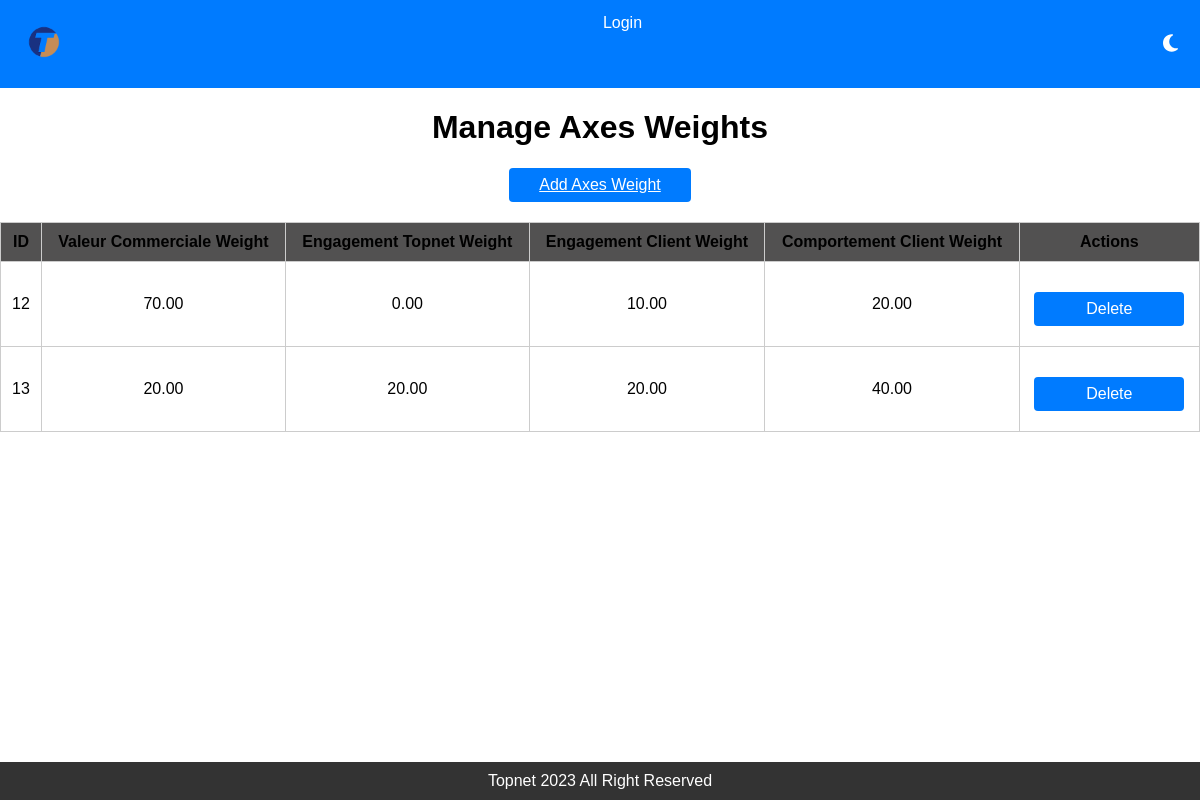
Page /user/axes_weight_list/ on the earlier database version.
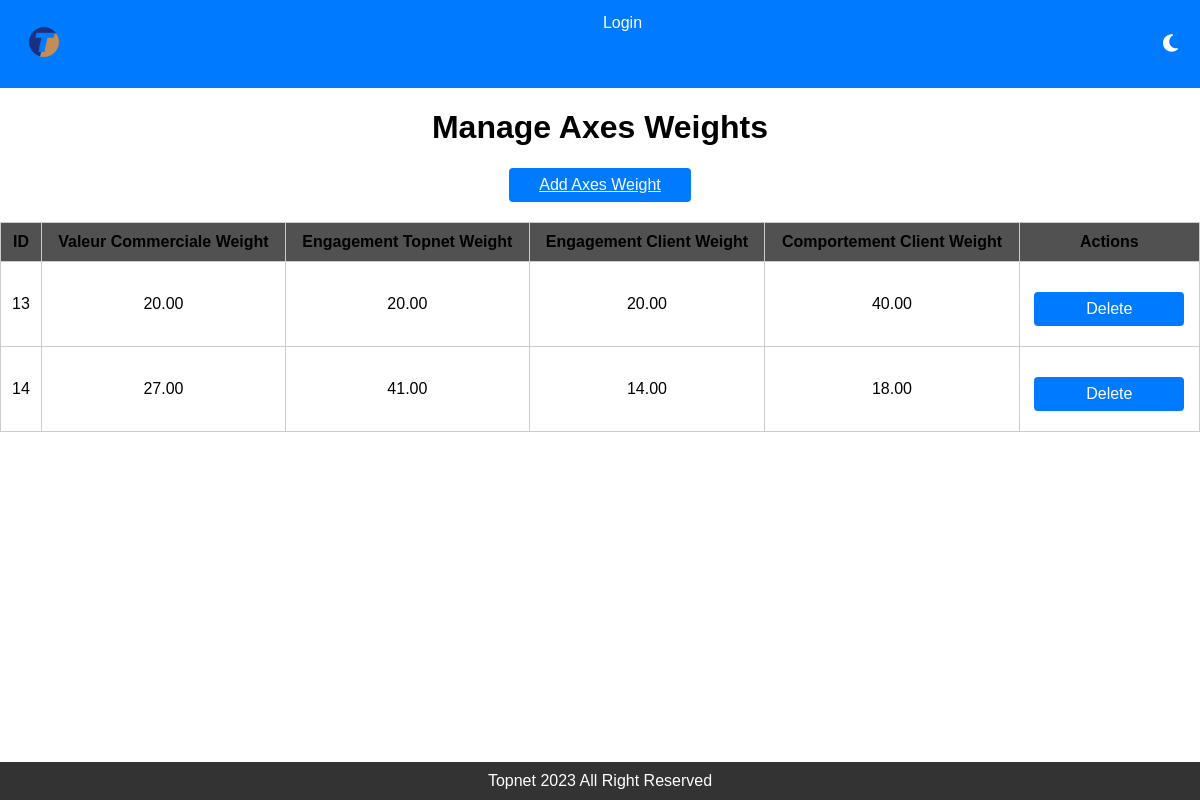
Same page on the later database version.
### client/models.py (models this page shows, shortened)
class AxesWeight(models.Model):
    valeur_commerciale_weight = models.DecimalField(max_digits=5, decimal_places=2, default=0)
    engagement_topnet_weight = models.DecimalField(max_digits=5, decimal_places=2, default=0)
    engagement_client_weight = models.DecimalField(max_digits=5, decimal_places=2, default=0)
    comportement_client_weight = models.DecimalField(max_digits=5, decimal_places=2, default=0)

### client/views.py (the view)
# urls.py: path('axes_weight_list/', axes_weight_list, name='axes_weight_list'),
def axes_weight_list(request):
    axes_weights = AxesWeight.objects.all()
    if request.method == 'POST':
        weight_id_to_delete = request.POST.get('delete_weight_id')
        if weight_id_to_delete:
            weight_to_delete = get_object_or_404(AxesWeight, id=weight_id_to_delete)
            weight_to_delete.delete()
            return redirect('axes_weight_list')  # Redirect back to the list after deletion
    context = {
        'axes_weights': axes_weights,
    }
    return render(request, 'client/axes_weight_list.html', context)

### score_app/templates/client/axes_weight_list.html (shortened to what this page needs)
{% extends "base.html" %}
{% block content %}
  <div class="module">
    <h1>Manage Axes Weights</h1>
    <div class="back-button-container">
        <a href="http://127.0.0.1:8000/admin/client/axesweight/" class="button-style" target="_blank">Add Axes Weight</a>
    </div>
    <table class="client-scores">
        <thead>
            <tr>
                <th>ID</th>
                <th>Valeur Commerciale Weight</th>
                <th>Engagement Topnet Weight</th>
                <th>Engagement Client Weight</th>
                <th>Comportement Client Weight</th>
                <th>Actions</th>
            </tr>
        </thead>
        <tbody>
            {% for axes_weight in axes_weights %}
            <tr>
                <td>{{ axes_weight.id }}</td>
                <td>{{ axes_weight.valeur_commerciale_weight }}</td>
                <td>{{ axes_weight.engagement_topnet_weight }}</td>
                <td>{{ axes_weight.engagement_client_weight }}</td>
                <td>{{ axes_weight.comportement_client_weight }}</td>
                <td>
                    <form method="post" action="{% url 'axes_weight_list' %}">
                        <button type="submit" class="button-style" onclick="return confirm('Are you sure you want to delete this weight?')">Delete</button>
                    </form>
                </td>
            </tr>
            {% endfor %}
        </tbody>
    </table>
  </div>
{% endblock %}

Differences in the rows shown:
removed AxesWeight: id "12", valeur_commerciale_weight "70.00", engagement_topnet_weight "0.00", engagement_client_weight "10.00", comportement_client_weight "20.00"
added AxesWeight: id "14", valeur_commerciale_weight "27.00", engagement_topnet_weight "41.00", engagement_client_weight "14.00", comportement_client_weight "18.00"
